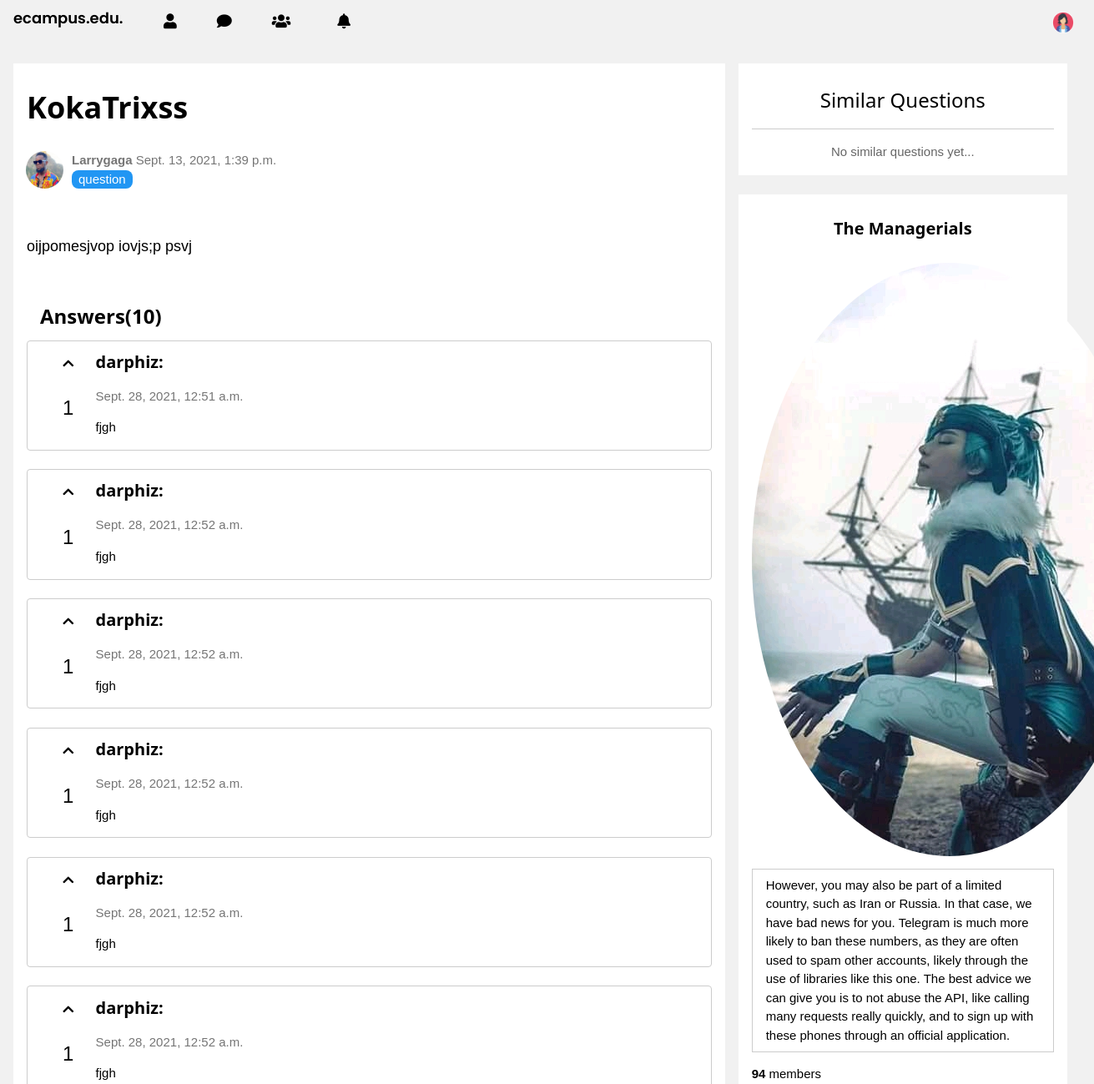
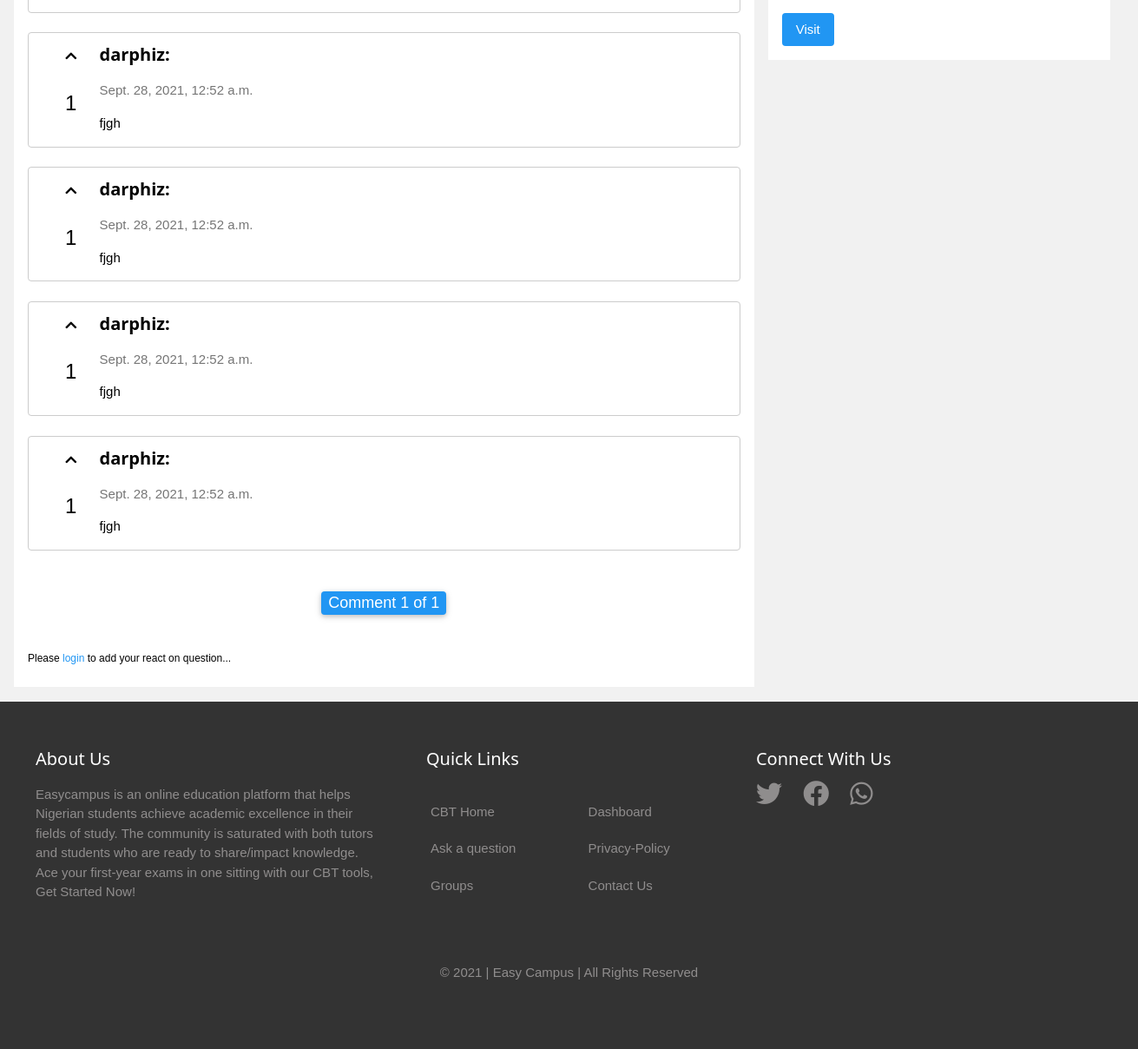
Page /15/kokatrixss/ on the committed database (2 pictures, top to bottom).
### community/models.py (models this page shows, shortened)
class Quest(models.Model):
    TYPE_CHOICES = (
        ('article', 'Article'),
        ('question', 'Question'),
        ('link', 'Link'),
    )
    STATUS_CHOICES = (
        ('approved', 'Approved'),
        ('pending', 'Pending'),
        ('rejected', 'Rejected'),
    )
    title = models.CharField(max_length=250)
    slug = models.SlugField(max_length=250, unique=True, blank=True, null=True)
    asked_by = models.ForeignKey(User,
                                 on_delete=models.CASCADE,
                                 related_name='user', null=True,blank=True)
    body = models.TextField()
    date_asked = models.DateTimeField(auto_now_add=True)
    status = models.CharField(max_length=10,
                            choices=STATUS_CHOICES,
                            default='pending', blank=True,
                                     null=True)
    image_upload = models.ImageField(upload_to="QThumbnail", blank=True,
                                     null=True)
    tags = TagField()
    type = models.CharField(max_length=10,
                            choices=TYPE_CHOICES,
                            default='question')
    votes = models.ManyToManyField(User, related_name='vote_count',
                                   blank=True)
    class Meta:
        ordering = ('date_asked',)
        indexes = [models.Index(fields=[ 'date_asked', 'asked_by', 'title','tags'])]
    objects = models.Manager()  # The default manager.
    Approved = ApprovedManager()  # Our custom manager.
    Pending = PendingManager()

class Answer(models.Model):
    question = models.ForeignKey(Quest,
                                 on_delete=models.CASCADE,
                                 related_name='answers')
    name = models.ForeignKey(User,
                                 on_delete=models.CASCADE,
                                 related_name='question_answered',blank=True, null=True)
    body = models.TextField()
    created = models.DateTimeField(auto_now_add=True)
    active = models.BooleanField(default=True)
    votes = models.ManyToManyField(User, blank=True)
    class Meta:
        ordering = ('created',)

class Group(models.Model):
    name = models.CharField(max_length=250,unique=True)
    slug = models.SlugField(unique=True)
    group_thumb = models.ImageField(
        upload_to='group_thumbnail', blank=True, null=True)
    members = models.ManyToManyField(User, related_name='groups_joined',
                                     blank=True)
    questions = models.ManyToManyField(
        Quest, related_name='group_asked', blank=True)
    moderators = models.ManyToManyField(User, related_name='groups_heading',
                                        blank=True)
    rules = models.TextField()
    description = models.TextField()
    creator = models.ForeignKey(
        User, related_name='created_groups', on_delete=models.CASCADE, null=True, blank=True)
    created = models.DateTimeField(auto_now_add=True)
    def get_absolute_url(self):
        return reverse('group_details',
        kwargs={'slug': self.slug})

### community/views.py (the view)
# urls.py: path('<int:pk>/<slug:slug>/', views.question_detail, name='question_detail'),
def question_detail(request,slug,pk):
    question = get_object_or_404(Quest, slug=slug,id=pk)
    answer = question.answers.filter(active=True)
    tags = Tag.objects.get_for_object(question)
    paginator = Paginator(answer, 10)  # displays 10 answers per page
    page = request.GET.get('page')
    answers = paginator.get_page(page)
    similar_questions = get_similar_post(question, tags)[:10]
    new_answer = None
    if request.method == 'POST':
        answer_form = AnswerForm(data=request.POST)
        if answer_form.is_valid():
            new_answer = answer_form.save(commit=False)
            new_answer.question = question
            new_answer.name = request.user
            new_answer.save()
            message = f"answered your question:  \"{question.title}\""
            notify.send(request.user ,recipient=question.asked_by, verb=message, url=question.get_absolute_url())
    else:
        answer_form = AnswerForm()
    context = {'tags':tags, 'answers': answers, 'new_answer': new_answer, 'question': question, 'answer_form': answer_form, 'answer': answer, 'similar_questions':similar_questions}
    response = track_user(request,question,context)
    return response

### community/models.py (called while the page is built)
    def get_queryset(self):
        return super().get_queryset().filter(status="approved")

### community/utils.py (called while the page is built)
def get_visits_anon(request):
    if request.COOKIES.get('visited'):
        already_visited = request.COOKIES['visited'].replace('[','').replace(']','').replace(" ","").split(',')
        visited_list = [int(i) for i in already_visited]
    else:
        visited_list = []
    return visited_list

def get_similar_post(question, tags):
    try:
        post_tags_ids = tags.values_list(
            'name', flat=True)
        similar_posts = Quest.Approved.filter(
            tags__icontains=post_tags_ids).exclude(id=question.id)
        similar_posts = similar_posts.annotate(same_tags=Count(
            'tag'), like=Count('votes')).order_by('-same_tags', '-publish', '-like')
    except:
      similar_posts = []
    return similar_posts

def track_anon_interest(request,post,context):
    visit = get_visits_anon(request)
    if post not in visit:
        visit.append(post.id)
    response =  HttpResponse(render(request, 'general/details.html', context))
    response.set_cookie('visited', visit)
    return response

def track_user(request,post,context):
    if request.user.is_authenticated:
        return track_auth_interest(post, request,context)
    else:
        return track_anon_interest(request,post,context)

### templates/general/details.html (shortened to what this page needs)
{% extends "layout.html" %}
{% load static %}
{% load thumbnail %}
{% block content %}
<div class="w3-row w3-margin-top">
    <div class="w3-col m8 w3-white">
        <div class="w3-container w3-margin-top">
            <h1><b>{{ question.title }}</b></h1>
        </div>
        <div class="profile-img">
            {% if question.asked_by.userprofile.profile_photo %}
            {% thumbnail question.asked_by.userprofile.profile_photo "80x80" crop="center" format="WEBP" as im %}
            <img class="w3-circle" width="{{im.width}}" height="{{im.height}}" src="{{im.url}}" alt="{{question.asked_by.username}}'s name" >
            {% endthumbnail %}
            {% endif %}
            <div class="profile-text w3-text-grey">
                <p><b>{{question.asked_by.username|title}}</b> {{question.date_asked}}</p>
                <p class="w3-tag w3-round-large w3-blue">{{question.type}}</p>
            </div>
        </div><br>
        <div class="w3-container article">
        {{ question.body|safe }}
        </div>
        {% if question.status == "approved" %}
        <div class="w3-container w3-padding w3-margin-top">
            {% with answer.count as total_answers %}
            <div class="w3-container">
                <h3 class="w3-xlarge w3-left">
                    <b>Answer{{ total_answers|pluralize }}({{ total_answers }})</b>
                </h3>
                {% endwith %}
            </div>
            {% for answer in answers %}
            <div class="w3-container w3-row d-flex w3-border w3-round-medium">
                <div class="w3-col m1 w3-center s2 w3-margin-top">
                    <a href="#" onclick="upvote_question({{answer.id}},'link_{{answer.id}}'); return false;"><i id="link_{{answer.id}}" class="fas fa-chevron-up fa-1x {% if request.user in answer.votes.all %}w3-text-blue{% endif %}"></i></a>
                    <p id="{{answer.id}}" class="w3-xlarge">{{answer.votes.count}}</p>
                </div>
                <div class="w3-col m11 s10">
                <h4 class="info"><b>{{ answer.name}}:</b></h4>
                <p class="w3-text-grey">{{ answer.created }}</p>
                <p>{{ answer.body|linebreaks }}</p>
                </div>
            </div><br>
            {% empty %}
            <p>There are no answers yet, check back later.</p>
            {% endfor %}
        </div>
        <div class="pagination w3-margin-top w3-center w3-container">
            <div class="step-links">
            <div class="w3-large w3-round-medium w3-tag w3-card w3-blue current">
            Comment {{ answers.number }} of {{ answers.paginator.num_pages }}
            </div><br>
            </div>
            </div><br>
        {% if request.user.is_authenticated %}
        <div class="w3-margin w3-round-medium w3-leftbar w3-border-blue w3-border">
           <div class="w3-container">
            <form action="{% url 'question_detail' slug=question.slug pk=question.id %}#new_answer"  method="post">
                {% csrf_token %}
                <p>
                <textarea placeholder="Type in your answer..." class="w3-input" name="body" id="id_body" required></textarea>
                </p>
                <p>
                <input class="w3-button w3-blue w3-round-medium" type="submit" value="Answer">
                </p>
            </form>
        </div>
        </div>
        {% else %}
        <div class="w3-container">
        <small>
            Please <a class="w3-text-blue" href="{% url 'login' %}">login</a> to add your react on question...
        </small>
    </div> <br>
        {% endif %}
        {% endif %}
    </div>
    <div class="w3-col m4 w3-container container-mobile">
        <div class="w3-container  w3-white">
            <h3 class="w3-center w3-border-bottom w3-padding-16">Similar Questions</h3>
            {% for question in similar_questions %}
            <div class="d-flex-0 w3-margin-bottom">
                {% if question.image_upload %}
                {% thumbnail question.image_upload "80x80" crop="center" format="WEBP" as im %}
                <img width="{{im.width}}" height="{{im.height}}" class=" w3-round-medium" src="{{im.url}}" alt="{{question.title}} thumbnail">
                {% endthumbnail %}
                {% else %}
                {% thumbnail question.asked_by.userprofile.profile_photo "80x80" crop="center" format="WEBP" as im %}
                <img width="{{im.width}}" height="{{im.height}}" class=" w3-round-medium" src="{{im.url}}" alt="{{question.title}} thumbnail">
                {% endthumbnail %}
                {% endif %}
                <div>
                    <a href="{{question.get_absolute_url}}">
                    <h5 class="margin-2">{{question.title}}</h5>
                    <p class="w3-text-grey">{{question.asked_by}} - {{question.date_asked}} </p>
                    </a>
                </div>
            </div>
            {% empty %}
            <div class="w3-center w3-opacity w3-margin">
                <p>No similar questions yet...</p>
            </div>
            {% endfor %}
    </div>
    <br>
{% if question.group_asked.all %}
    <div class="w3-white w3-container">
        {% for group in question.group_asked.all %}
        <h4 class="w3-center w3-padding-16"><b>{{group.name}}</b></h3>
            <div class="w3-center ">
                {% thumbnail group.group_thumb "150x150" crop="center" format="WEBP" as im %}
                <img width="{{im.width}}" height="{{im.height}}"class="w3-circle" src="{{im.url}}" alt="{{group.name}} Thumbnail">
                {% endthumbnail %}
            </div>
            <p class="w3-border w3-padding">{{group.description}}</p>
            <p><b>{{group.members.count}}</b> members</p>
            <a href="{{group.get_absolute_url}}" class="w3-button w3-blue w3-round-medium w3-margin-bottom">Visit</a>
            {% endfor %}
    </div>
    {% endif %}
</div>
</div>
        {% endblock %}

### static/css/main.css (style rules this page uses)
* { box-sizing: border-box; }
h1 { font-size: 24px; font-family: Poppins, sans-serif; }
a { text-decoration: none; }
.d-flex { display: flex; flex-direction: row; }
.article { font-size:18px!important; }
body { font-family: 'Prompt', sans-serif; max-width:1400px; }
.profile-img { display: flex; flex-direction: row; flex-wrap: wrap; margin: 15px; }
.profile-img img { height: 45px; width: 45px; }
.profile-img > div { margin-left: 10px; }
.profile-text > p { margin: 0px; }

### static/css/w3.css (style rules this page uses)
*,*:before,*:after { box-sizing:inherit }
html { -ms-text-size-adjust:100%;-webkit-text-size-adjust:100% }
body { margin:0 }
a { background-color:transparent }
b,strong { font-weight:bolder }
small { font-size:80% }
img { border-style:none }
html,body { font-family:Verdana,sans-serif;font-size:15px;line-height:1.5 }
html { overflow-x:hidden }
h1 { font-size:36px }
h3 { font-size:24px }
h4 { font-size:20px }
h1,h2,h3,h4,h5,h6 { font-family:"Segoe UI",Arial,sans-serif;font-weight:400;margin:10px 0 }
img { vertical-align:middle }
a { color:inherit }
.w3-btn,.w3-button { border:none;display:inline-block;padding:8px 16px;vertical-align:middle;overflow:hidden;text-decoration:none;color:inherit;background-color:inherit;text-align:center;cursor:pointer;white-space:nowrap }
.w3-btn,.w3-button { -webkit-touch-callout:none;-webkit-user-select:none;-khtml-user-select:none;-moz-user-select:none;-ms-user-select:none;user-select:none }
.w3-badge,.w3-tag { background-color:#000;color:#fff;display:inline-block;padding-left:8px;padding-right:8px;text-align:center }
.w3-container:after,.w3-container:before,.w3-panel:after,.w3-panel:before,.w3-row:after,.w3-row:before,.w3-row-padding:after,.w3-row-padding:before, .w3-cell-row:before,.w3-cell-row:after,.w3-clear:after,.w3-clear:before,.w3-bar:before,.w3-bar:after { content:"";display:table;clear:both }
.w3-col,.w3-half,.w3-third,.w3-twothird,.w3-threequarter,.w3-quarter { float:left;width:100% }
.w3-col.s2 { width:16.66666% }
.w3-col.s10 { width:83.33333% }
@media (min-width:601px) { .w3-col.m1 { width:8.33333% } }
@media (min-width:601px) { .w3-col.m4,.w3-third { width:33.33333% } }
@media (min-width:601px) { .w3-col.m8,.w3-twothird { width:66.66666% } }
@media (min-width:601px) { .w3-col.m11 { width:91.66666% } }
.w3-circle { border-radius:50% }
.w3-round,.w3-round-medium { border-radius:4px }
.w3-round-large { border-radius:8px }
.w3-container,.w3-panel { padding:0.01em 16px }
.w3-card,.w3-card-2 { box-shadow:0 2px 5px 0 rgba(0,0,0,0.16),0 2px 10px 0 rgba(0,0,0,0.12) }
.w3-opacity,.w3-hover-opacity:hover { opacity:0.60 }
.w3-large { font-size:18px!important }
.w3-xlarge { font-size:24px!important }
.w3-center { text-align:center!important }
.w3-border { border:1px solid #ccc!important }
.w3-border-bottom { border-bottom:1px solid #ccc!important }
.w3-margin { margin:16px!important }
.w3-margin-top { margin-top:16px!important }
.w3-margin-bottom { margin-bottom:16px!important }
.w3-padding { padding:8px 16px!important }
.w3-padding-16 { padding-top:16px!important;padding-bottom:16px!important }
.w3-left { float:left!important }
.w3-blue,.w3-hover-blue:hover { color:#fff!important;background-color:#2196F3!important }
.w3-white,.w3-hover-white:hover { color:#000!important;background-color:#fff!important }
.w3-light-grey,.w3-hover-light-grey:hover,.w3-light-gray,.w3-hover-light-gray:hover { color:#000!important;background-color:#f1f1f1!important }
.w3-text-blue,.w3-hover-text-blue:hover { color:#2196F3!important }
.w3-text-grey,.w3-hover-text-grey:hover,.w3-text-gray,.w3-hover-text-gray:hover { color:#757575!important }

### rows in the picture
Quest: title "KokaTrixss", asked_by.username "Larrygaga", date_asked "Sept. 13, 2021, 1:39 p.m.", type "question", body "oijpomesjvop iovjs;p psvj"
Answer: votes.count "1", name "darphiz", created "Sept. 28, 2021, 12:51 a.m.", body "fjgh"
Answer: votes.count "1", name "darphiz", created "Sept. 28, 2021, 12:52 a.m.", body "fjgh"
Answer: votes.count "1", name "darphiz", created "Sept. 28, 2021, 12:52 a.m.", body "fjgh"
Answer: votes.count "1", name "darphiz", created "Sept. 28, 2021, 12:52 a.m.", body "fjgh"
Answer: votes.count "1", name "darphiz", created "Sept. 28, 2021, 12:52 a.m.", body "fjgh"
Answer: votes.count "1", name "darphiz", created "Sept. 28, 2021, 12:52 a.m.", body "fjgh"
Answer: votes.count "1", name "darphiz", created "Sept. 28, 2021, 12:52 a.m.", body "fjgh"
Answer: votes.count "1", name "darphiz", created "Sept. 28, 2021, 12:52 a.m.", body "fjgh"
Answer: votes.count "1", name "darphiz", created "Sept. 28, 2021, 12:52 a.m.", body "fjgh"
Answer: votes.count "1", name "darphiz", created "Sept. 28, 2021, 12:52 a.m.", body "fjgh"
Group: name "The Managerials", description "However, you may also be part of a limited country, such as Iran or Russia. In that case, we have bad news for you. Telegram is much more likely to ban these numbers, as they are often used to spam other accounts, likely through the use of libraries like this one. The best advice we can give you is to not abuse the API, like calling many requests really quickly, and to sign up with these phones through an official application.", members.count "94"

### other values in the picture
{{ total_answers }} "10"
{{ answers.number }} "1"
{{ answers.paginator.num_pages }} "1"
